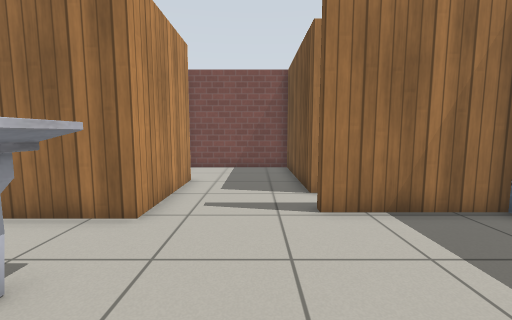
[1] (above)

17 first-person views from a walk through a world built for the Gazebo simulator. The camera is 0.9 m above the floor, tilts 6° down and sees 90° across. The floor is counted in squares, 0.5 m on a side. Each view is taken from the middle of a square. On the plan, view 1 faces up. The plan holds only what a view shows up to about 15 squares ahead; the rest is blank. Gazebo's built-in surfaces are drawn with simple patterns.

[2]
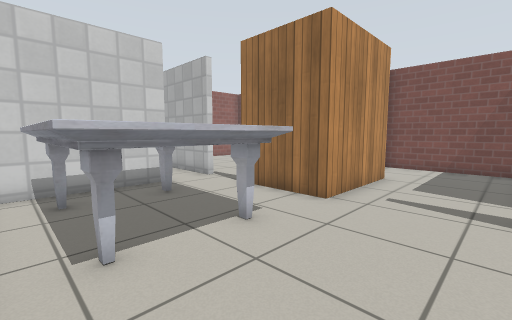

[3]
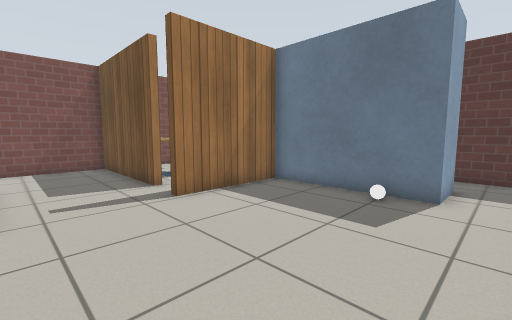

[4]
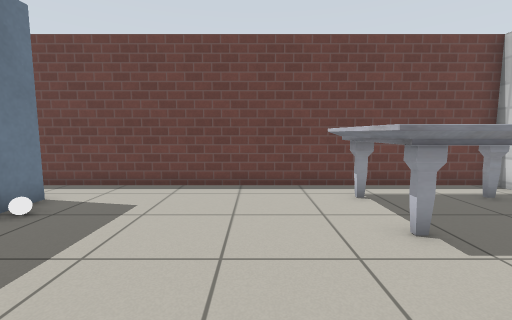

[5]
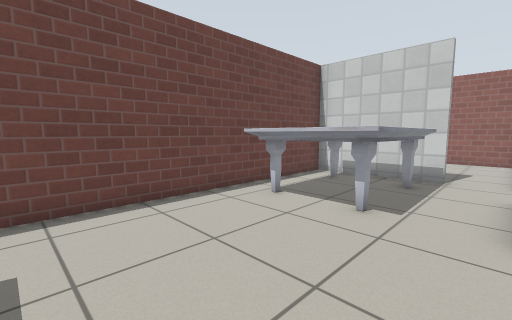

[6]
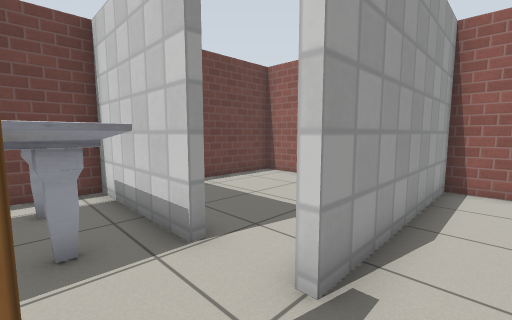

[7]
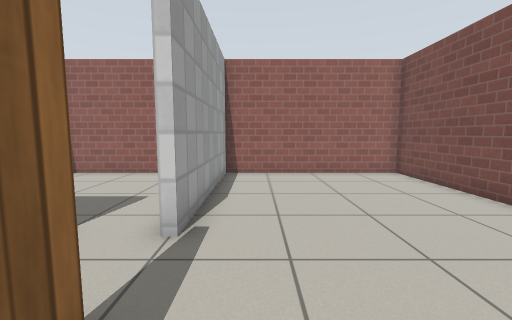

[8]
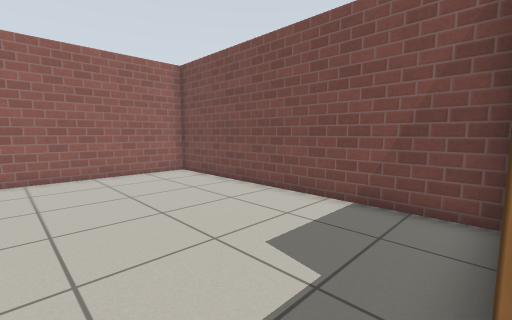

[9]
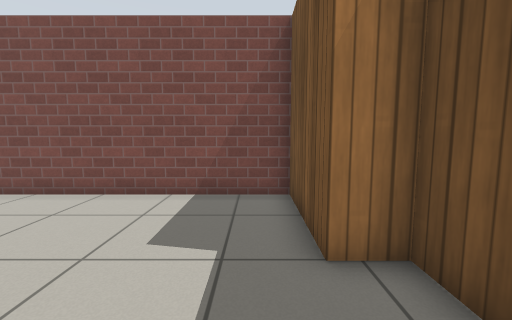

[10]
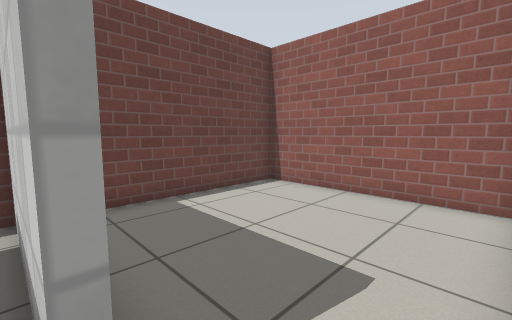

[11]
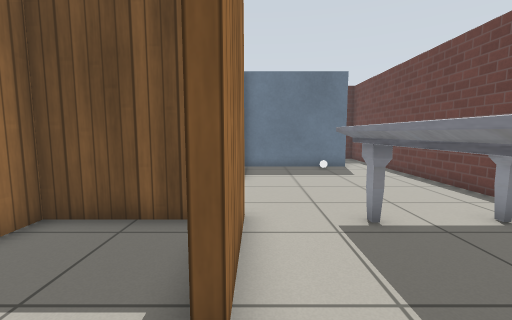

[12]
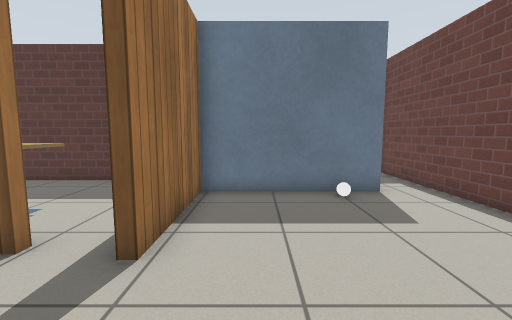

[13]
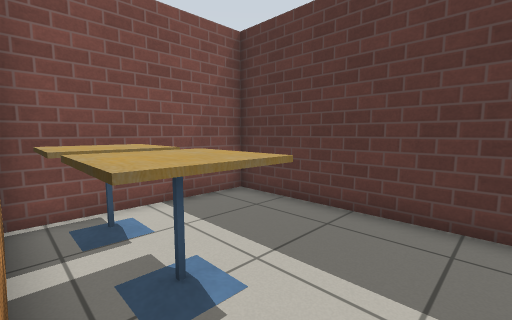

[14]
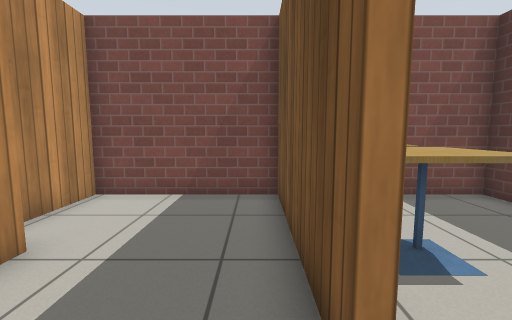

[15]
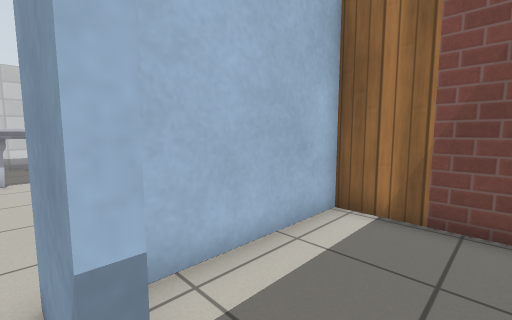

[16]
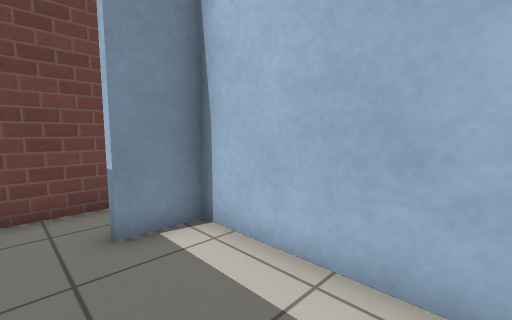

[17]
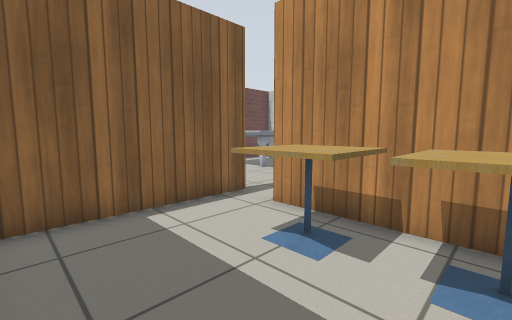

### Floor plan
Points are (right, up) in squares from view 1. A wall is a line through its corners. A room is listed if a view was taken in it or the views show most of it. See-through windows are left out.
Room 1 (views 1, 2, 3, 5, 12)
walls: (-2.5, 5.3) (-6, 5.3); (5.8, 0.2) (5.8, 5.7) (1.4, 5.7); (-8.1, 2.4) (-8.1, -1.7) (5.6, -1.7)
ways out: opening at (-0.5, 6) to room 2; opening at (-7, 3.5) to room 4; opening at (6.5, -1) to room 5
objects: marble table (-7, 0) to (-2, 3); white ball (5, 1)
Room 2 (views 4, 13, 14)
walls: (-2.5, 9.9) (-2.5, 5.3); (1.6, 7.5) (1.6, 13.4) (-3.7, 13.4) (-3.7, 11); (1.4, 6) (2.4, 6)
ways out: opening at (-0.5, 6) to room 1; opening at (2, 7) to room 6
Room 3 (views 6, 7, 8, 9)
walls: (-6, 5.3) (-6, 5.6) (-5.2, 5.6); (-2.8, 6.4) (-2.8, 9.4) (-4, 9.4) (-4, 13.4) (-15.5, 13.4) (-15.5, 5.6) (-8.3, 5.6)
ways out: opening at (-7.5, 6) to room 4
Room 4 (views 10, 11)
walls: (-8.5, 3.4) (-8.1, 3.4) (-8.1, 2.4); (-15.5, 5.1) (-15.5, -1.7) (-9.6, -1.7); (-8.3, 5.6) (-8.3, 5.3) (-12.3, 5.3)
ways out: opening at (-7, 3.5) to room 1; opening at (-7.5, 6) to room 3
Room 5 (views 15, 16)
walls: (7.9, 0.2) (5.8, 0.2); (9.9, -1.1) (9.9, 0.5); (9.1, 5.7) (6.1, 5.7) (6.1, 0.5) (7.8, 0.5); (5.6, -1.7) (9.6, -1.7)
ways out: opening at (6.5, -1) to room 1
Room 6 (view 17)
walls: (7.7, 6.9) (7.7, 13.4) (4.6, 13.4); (1.9, 13.4) (1.9, 7.5); (2.4, 6) (7.1, 6)
ways out: opening at (2, 7) to room 2
objects: cafe table (3, 9) to (4, 11); cafe table (3, 12) to (4, 13)

Positions as (right, up) in squares from view 1, and headings:
1: (0, 0), facing up
2: (1, -1), facing up-left
3: (-2, -1), facing up-right
4: (0, 7), facing down
5: (3, 5), facing down-left
6: (-6, 7), facing down-left
7: (-4, 7), facing left
8: (-4, 7), facing up-left
9: (-5, 6), facing up
10: (-8, 5), facing down-left
11: (-8, 5), facing right
12: (-2, 4), facing right
13: (2, 7), facing up-right
14: (1, 6), facing up
15: (9, 0), facing up-left
16: (9, 5), facing down-left
17: (7, 12), facing down-left
